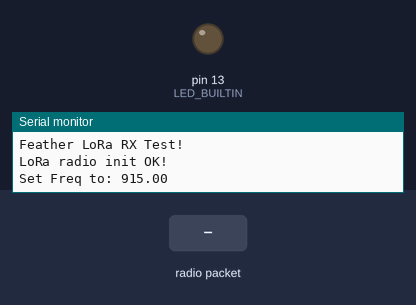
Bench run of a sketch on a simulated Arduino Uno, built with avr-gcc and run on an emulated ATmega328P. Parts: output pins drawn as LEDs (lit = HIGH), the last lines printed to the serial monitor. Dashed ring = blinking. The inputs (shaded band) are chosen by the test bench. No radio packets arrive unless stated; pins used as bus, display or sensor lines are not drawn.

Above: at 1.3 s.
1.4 s: radio packet "1" arrives
At 1.68 s:
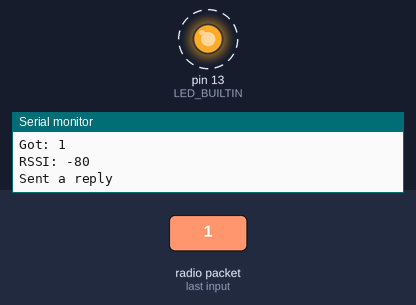
Timing chart, 0 to 4.4 s (numbered marks = the images above; inputs shaded):
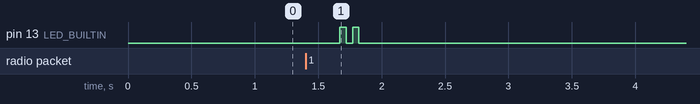

Measured:
- after the input at 1.4 s, pin 13 (LED_BUILTIN): alternates HIGH for 0.05 s and LOW for 0.05 s, 4 changes in all, then stays LOW, starting after 0.27 s

The sketch:

lora_rx_adafruit_demo.ino
```cpp
// Feather9x_RX
// -*- mode: C++ -*-
// Example sketch showing how to create a simple messaging client (receiver)
// with the RH_RF95 class. RH_RF95 class does not provide for addressing or
// reliability, so you should only use RH_RF95 if you do not need the higher
// level messaging abilities.
// It is designed to work with the other example Feather9x_TX

#include <SPI.h>
#include <RH_RF95.h>

/* for feather32u4
#define RFM95_CS 8
#define RFM95_RST 4
#define RFM95_INT 7
*/

/* for feather m0  */
#define RFM95_CS 8
#define RFM95_RST 4
#define RFM95_INT 3


/* for shield
#define RFM95_CS 10
#define RFM95_RST 9
#define RFM95_INT 7
*/


/* for ESP w/featherwing
#define RFM95_CS  2    // "E"
#define RFM95_RST 16   // "D"
#define RFM95_INT 15   // "B"
*/

/* Feather 32u4 w/wing
#define RFM95_RST     11   // "A"
#define RFM95_CS      10   // "B"
#define RFM95_INT     2    // "SDA" (only SDA/SCL/RX/TX have IRQ!)
*/

/* Feather m0 w/wing
#define RFM95_RST     11   // "A"
#define RFM95_CS      10   // "B"
#define RFM95_INT     6    // "D"
*/

/* Teensy 3.x w/wing
#define RFM95_RST     9   // "A"
#define RFM95_CS      10   // "B"
#define RFM95_INT     4    // "C"
*/

// Change to 434.0 or other frequency, must match RX's freq!
#define RF95_FREQ 915.0

// Singleton instance of the radio driver
RH_RF95 rf95(RFM95_CS, RFM95_INT);

// Blinky on receipt
//#define LED 13

void setup()
{
   pinMode(LED_BUILTIN, OUTPUT);
  //pinMode(LED, OUTPUT);
  pinMode(RFM95_RST, OUTPUT);
  digitalWrite(RFM95_RST, HIGH);

  //while (!Serial);
  Serial.begin(9600);
  delay(100);

  Serial.println("Feather LoRa RX Test!");

  // manual reset
  digitalWrite(RFM95_RST, LOW);
  delay(10);
  digitalWrite(RFM95_RST, HIGH);
  delay(10);

  while (!rf95.init()) {
    Serial.println("LoRa radio init failed");
    while (1);
  }
  Serial.println("LoRa radio init OK!");

  // Defaults after init are 434.0MHz, modulation GFSK_Rb250Fd250, +13dbM
  if (!rf95.setFrequency(RF95_FREQ)) {
    Serial.println("setFrequency failed");
    while (1);
  }
  Serial.print("Set Freq to: "); Serial.println(RF95_FREQ);

  // Defaults after init are 434.0MHz, 13dBm, Bw = 125 kHz, Cr = 4/5, Sf = 128chips/symbol, CRC on

  // The default transmitter power is 13dBm, using PA_BOOST.
  // If you are using RFM95/96/97/98 modules which uses the PA_BOOST transmitter pin, then
  // you can set transmitter powers from 5 to 23 dBm:
  rf95.setTxPower(23, false);
}

void loop()
{
  if (rf95.available())
  {
    // Should be a message for us now
    uint8_t buf[RH_RF95_MAX_MESSAGE_LEN];
    uint8_t len = sizeof(buf);

    if (rf95.recv(buf, &len))
    {
      //digitalWrite(LED, HIGH);
      RH_RF95::printBuffer("Received: ", buf, len);
      Serial.print("Got: ");
      Serial.println((char*)buf);
       Serial.print("RSSI: ");
      Serial.println(rf95.lastRssi(), DEC);
      delay(10);
      // Send a reply
      delay(200); // may or may not be needed
      uint8_t data[] = "And hello back to you";
      rf95.send(data, sizeof(data));
      rf95.waitPacketSent();
      Serial.println("Sent a reply");
      //digitalWrite(LED, LOW);

      digitalWrite(LED_BUILTIN, HIGH);   // turn the LED on (HIGH is the voltage level)
  delay(50);                       // wait for a second
  digitalWrite(LED_BUILTIN, LOW);    // turn the LED off by making the voltage LOW
  delay(50);
 digitalWrite(LED_BUILTIN, HIGH);   // turn the LED on (HIGH is the voltage level)
  delay(50);                       // wait for a second
  digitalWrite(LED_BUILTIN, LOW);    // turn the LED off by making the voltage LOW
  delay(50);

    }
    else
    {
      Serial.println("Receive failed");
        digitalWrite(LED_BUILTIN, HIGH);   // turn the LED on (HIGH is the voltage level)
  delay(200);                       // wait for a second
  digitalWrite(LED_BUILTIN, LOW);    // turn the LED off by making the voltage LOW
  delay(200);
    }
  }
}
```
